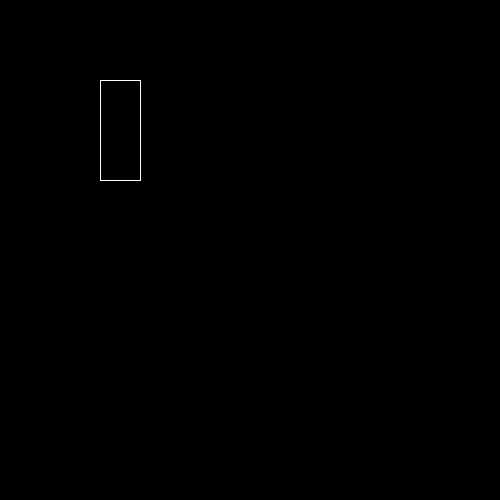
Frame 1 (no input)
Frame 60 (the mouse pressed at the canvas centre just before this capture): identical to frame 1, image omitted
Frame 120 (the mouse held since frame 60 and released just before this capture): identical to frame 1, image omitted

The Processing sketch that drew this single still picture (run headless with seeded random() and noise(); from frame 60 on, the mouse is pressed at the canvas centre):

// Processing sketch: ho_9_opdr4
// ── ho_9_opdr4.pde
void setup(){
  size(500,500);
  
}

void draw(){
  background(0,0,0);
  stroke(255,255,255);
  vierkant(100,80,40,100);
}

void vierkant( int x, int y, int b, int h){
  line(x,y,x+b,y);
  line(x,y+h,x+b,y+h);
  line(x,y,x,y+h);
  line(x+b,y,x+b,y+h);
}
